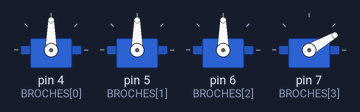
Bench run of a sketch on a simulated Arduino Uno, built with avr-gcc and run on an emulated ATmega328P. On the bench: 4 × servo.

Above: at 0.05 s.
At 1.05 s:
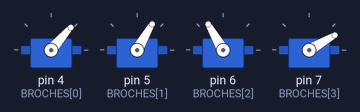
At 2.05 s:
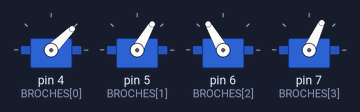
At 4.05 s:
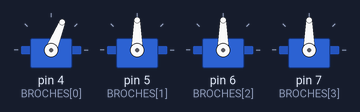
At 6.05 s:
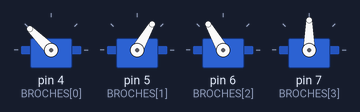
At 8.1 s:
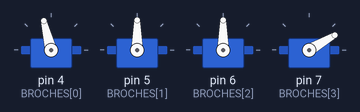
Timing chart, 0 to 11.3 s (numbered marks = the images above):
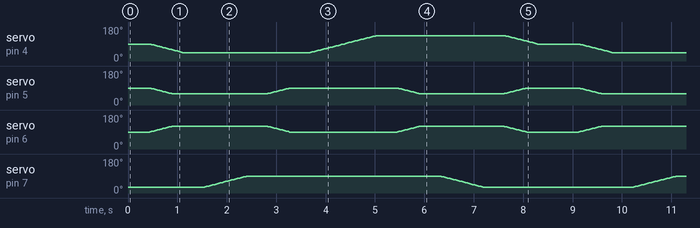

The sketch:

bras_sequence.ino
```cpp
#include <Servo.h>

const byte NB = 4;
const byte BROCHES[NB] = {4, 5, 6, 7};
Servo servo[NB];

// base, épaule, coude, pince (la pince : 30 = ouverte, 90 = fermée)
const int POSES[][NB] = {
  {90, 90, 90, 30},
  {45, 60, 120, 30},
  {45, 60, 120, 90},
  {45, 90, 90, 90},
  {135, 90, 90, 90},
  {135, 60, 120, 90},
  {135, 60, 120, 30},
  {90, 90, 90, 30},
};
const byte NB_POSES = sizeof(POSES) / sizeof(POSES[0]);

int actuel[NB] = {90, 90, 90, 30};
byte etape = 0;
unsigned long dernierPas = 0;
unsigned long arrivee = 0;

void setup() {
  for (byte i = 0; i < NB; i++) {
    servo[i].attach(BROCHES[i]);
    servo[i].write(actuel[i]);
  }
}

void loop() {
  if (millis() - dernierPas < 15) return;
  dernierPas = millis();

  bool arrive = true;
  for (byte i = 0; i < NB; i++) {
    if (actuel[i] < POSES[etape][i]) actuel[i]++;
    else if (actuel[i] > POSES[etape][i]) actuel[i]--;
    if (actuel[i] != POSES[etape][i]) arrive = false;
    servo[i].write(actuel[i]);
  }

  if (arrive) {
    if (arrivee == 0) arrivee = millis();
    if (millis() - arrivee >= 400) {
      etape = (etape + 1) % NB_POSES;
      arrivee = 0;
    }
  }
}
```

Measured:
- by itself, servo on pin 5 (BROCHES[1]): moves between 60° and 90°, repeating every 8.7 s
- by itself, servo on pin 6 (BROCHES[2]): moves between 90° and 120°, repeating every 8.7 s
